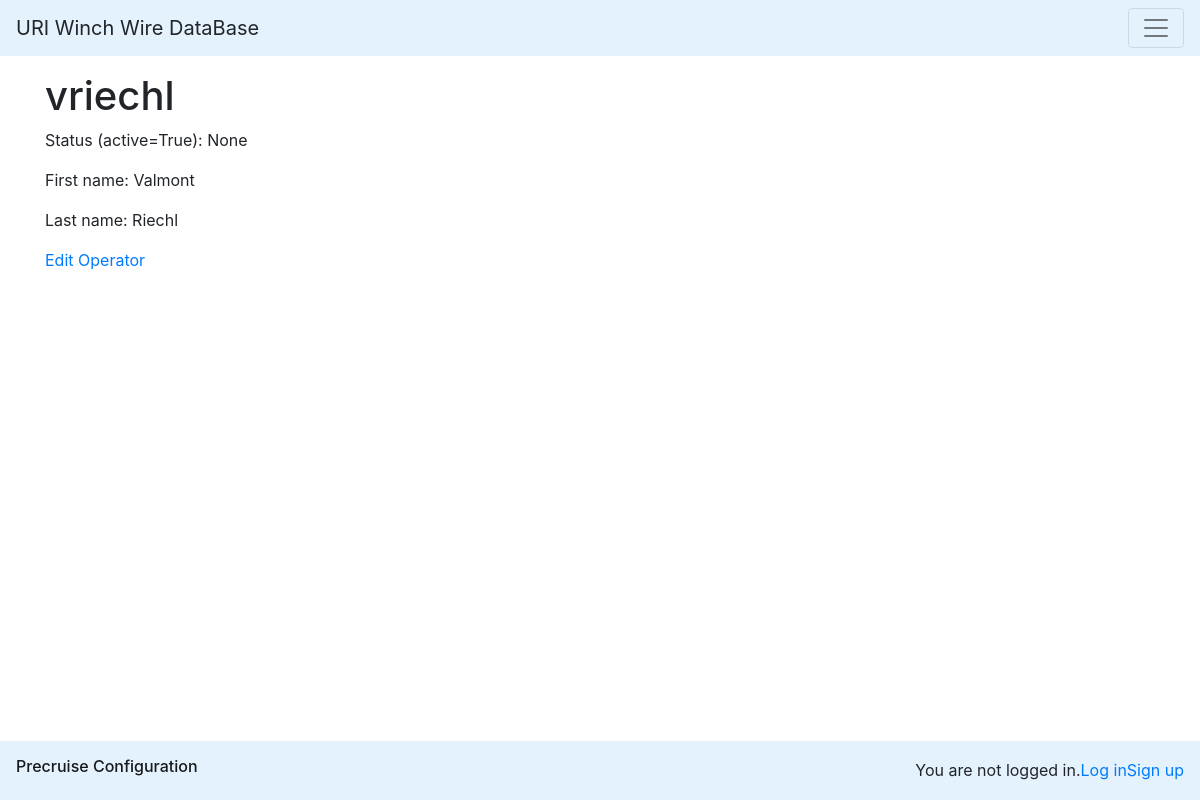
The app's page /wwdb/operator/1/operatordetail, older data.
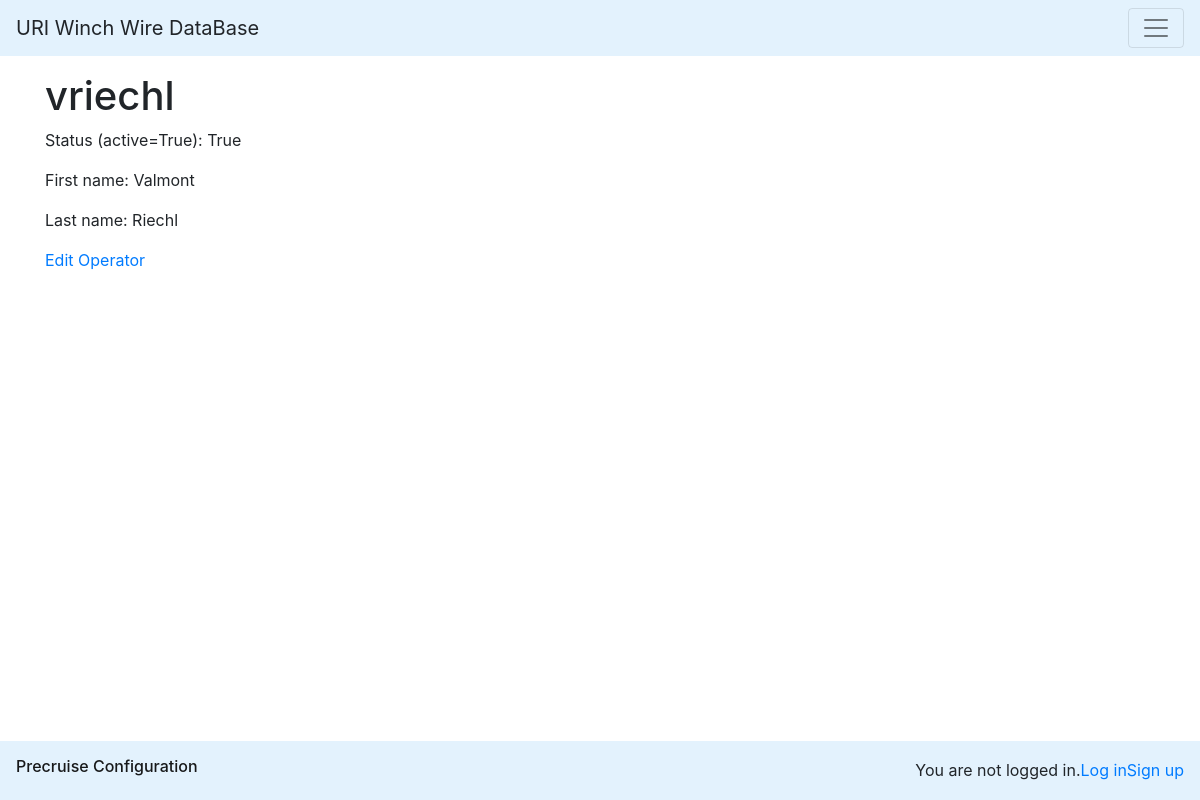
The same page, newer data.
### wwdb/models.py (models this page shows, shortened)
class WinchOperator(models.Model):
    id = models.AutoField(db_column='Id', primary_key=True, blank=True, null=False)  # Field name made lowercase. This field type is a guess.
    status = models.BooleanField(db_column='Status', blank=True, null=True)  # Field name made lowercase.
    firstname = models.TextField(db_column='FirstName', blank=True, null=True)  # Field name made lowercase.
    lastname = models.TextField(db_column='LastName', blank=True, null=True)  # Field name made lowercase.
    username = models.TextField(db_column='UserName', blank=True, null=True)  # Field name made lowercase.
    class Meta:
        managed = True
        db_table = 'WinchOperator'
        verbose_name_plural = "WinchOperator"

### wwdb/views.py (the view)
# urls.py: path('operator/<int:pk>/operatordetail', OperatorDetail.as_view(), name='operatordetail'),
class OperatorDetail(DetailView):
    model = WinchOperator
    template_name="wwdb/operatordetail.html"

### wwdb/templates/wwdb/operatordetail.html (shortened to what this page needs)
{% extends "wwdb/base.html" %}
{% block content %}
<div class="winchoperator-entry">
    <h1>{{winchoperator.username}}</h1>
    <p>Status (active=True): {{winchoperator.status}}</p>
    <p>First name: {{winchoperator.firstname}}</p>
    <p>Last name: {{winchoperator.lastname}}</p>
</div>
<a href="{% url 'operatoredit' winchoperator.pk %}"> Edit Operator</a>
{% endblock content %}

Row changes from the older to the newer data that the page shows:
changed WinchOperator "vriechl": status "None" → "True"
